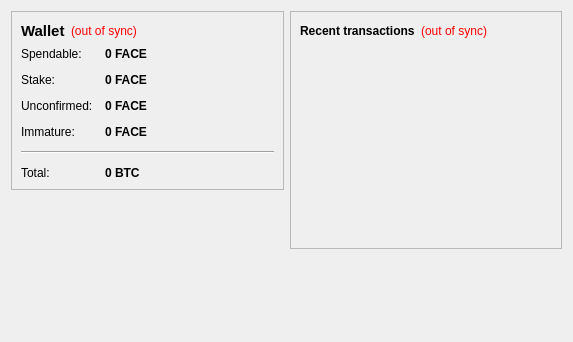
<?xml version="1.0" encoding="UTF-8"?>
<ui version="4.0">
 <class>OverviewPage</class>
 <widget class="QWidget" name="OverviewPage">
  <property name="geometry">
   <rect>
    <x>0</x>
    <y>0</y>
    <width>573</width>
    <height>342</height>
   </rect>
  </property>
  <property name="windowTitle">
   <string>Form</string>
  </property>
  <layout class="QHBoxLayout" name="horizontalLayout" stretch="1,1">
   <item>
    <layout class="QVBoxLayout" name="verticalLayout_2">
     <item>
      <widget class="QFrame" name="frame">
       <property name="frameShape">
        <enum>QFrame::StyledPanel</enum>
       </property>
       <property name="frameShadow">
        <enum>QFrame::Raised</enum>
       </property>
       <layout class="QVBoxLayout" name="verticalLayout_4">
        <item>
         <layout class="QHBoxLayout" name="horizontalLayout_4">
          <item>
           <widget class="QLabel" name="label_5">
            <property name="font">
             <font>
              <pointsize>11</pointsize>
              <weight>75</weight>
              <bold>true</bold>
             </font>
            </property>
            <property name="text">
             <string>Wallet</string>
            </property>
           </widget>
          </item>
          <item>
           <widget class="QLabel" name="labelWalletStatus">
            <property name="toolTip">
             <string>The displayed information may be out of date. Your wallet automatically synchronizes with the FaceCoin network after a connection is established, but this process has not completed yet.</string>
            </property>
            <property name="styleSheet">
             <string notr="true">QLabel { color: red; }</string>
            </property>
            <property name="text">
             <string notr="true">(out of sync)</string>
            </property>
            <property name="alignment">
             <set>Qt::AlignLeading|Qt::AlignLeft|Qt::AlignVCenter</set>
            </property>
           </widget>
          </item>
          <item>
           <spacer name="horizontalSpacer_2">
            <property name="orientation">
             <enum>Qt::Horizontal</enum>
            </property>
            <property name="sizeHint" stdset="0">
             <size>
              <width>40</width>
              <height>20</height>
             </size>
            </property>
           </spacer>
          </item>
         </layout>
        </item>
        <item>
         <layout class="QFormLayout" name="formLayout_2">
          <property name="fieldGrowthPolicy">
           <enum>QFormLayout::AllNonFixedFieldsGrow</enum>
          </property>
          <property name="horizontalSpacing">
           <number>12</number>
          </property>
          <property name="verticalSpacing">
           <number>12</number>
          </property>
          <item row="0" column="0">
           <widget class="QLabel" name="label">
            <property name="text">
             <string>Spendable:</string>
            </property>
           </widget>
          </item>
          <item row="0" column="1">
           <widget class="QLabel" name="labelBalance">
            <property name="font">
             <font>
              <weight>75</weight>
              <bold>true</bold>
             </font>
            </property>
            <property name="cursor">
             <cursorShape>IBeamCursor</cursorShape>
            </property>
            <property name="toolTip">
             <string>Your current spendable balance</string>
            </property>
            <property name="text">
             <string notr="true">0 FACE</string>
            </property>
            <property name="textInteractionFlags">
             <set>Qt::LinksAccessibleByMouse|Qt::TextSelectableByKeyboard|Qt::TextSelectableByMouse</set>
            </property>
           </widget>
          </item>
          <item row="1" column="0">
           <widget class="QLabel" name="label_6">
            <property name="text">
             <string>Stake:</string>
            </property>
           </widget>
          </item>
          <item row="1" column="1">
           <widget class="QLabel" name="labelStake">
            <property name="font">
             <font>
              <weight>75</weight>
              <bold>true</bold>
             </font>
            </property>
            <property name="cursor">
             <cursorShape>IBeamCursor</cursorShape>
            </property>
            <property name="toolTip">
             <string>Total of coins that was staked, and do not yet count toward the current balance</string>
            </property>
            <property name="text">
             <string notr="true">0 FACE</string>
            </property>
            <property name="textInteractionFlags">
             <set>Qt::LinksAccessibleByMouse|Qt::TextSelectableByKeyboard|Qt::TextSelectableByMouse</set>
            </property>
           </widget>
          </item>
          <item row="2" column="0">
           <widget class="QLabel" name="label_3">
            <property name="text">
             <string>Unconfirmed:</string>
            </property>
           </widget>
          </item>
          <item row="2" column="1">
           <widget class="QLabel" name="labelUnconfirmed">
            <property name="font">
             <font>
              <weight>75</weight>
              <bold>true</bold>
             </font>
            </property>
            <property name="cursor">
             <cursorShape>IBeamCursor</cursorShape>
            </property>
            <property name="toolTip">
             <string>Total of transactions that have yet to be confirmed, and do not yet count toward the current balance</string>
            </property>
            <property name="text">
             <string notr="true">0 FACE</string>
            </property>
            <property name="textInteractionFlags">
             <set>Qt::LinksAccessibleByMouse|Qt::TextSelectableByKeyboard|Qt::TextSelectableByMouse</set>
            </property>
           </widget>
          </item>
          <item row="3" column="0">
           <widget class="QLabel" name="labelImmatureText">
            <property name="text">
             <string>Immature:</string>
            </property>
           </widget>
          </item>
          <item row="3" column="1">
           <widget class="QLabel" name="labelImmature">
            <property name="font">
             <font>
              <weight>75</weight>
              <bold>true</bold>
             </font>
            </property>
            <property name="toolTip">
             <string>Mined balance that has not yet matured</string>
            </property>
            <property name="text">
             <string notr="true">0 FACE</string>
            </property>
            <property name="textInteractionFlags">
             <set>Qt::LinksAccessibleByMouse|Qt::TextSelectableByKeyboard|Qt::TextSelectableByMouse</set>
            </property>
           </widget>
          </item>
          <item row="4" column="0" colspan="2">
           <widget class="Line" name="line">
            <property name="orientation">
             <enum>Qt::Horizontal</enum>
            </property>
           </widget>
          </item>
          <item row="5" column="0">
           <widget class="QLabel" name="labelTotalText">
            <property name="text">
             <string>Total:</string>
            </property>
           </widget>
          </item>
          <item row="5" column="1">
           <widget class="QLabel" name="labelTotal">
            <property name="font">
             <font>
              <weight>75</weight>
              <bold>true</bold>
             </font>
            </property>
            <property name="cursor">
             <cursorShape>IBeamCursor</cursorShape>
            </property>
            <property name="toolTip">
             <string>Your current total balance</string>
            </property>
            <property name="text">
             <string notr="true">0 BTC</string>
            </property>
            <property name="textInteractionFlags">
             <set>Qt::LinksAccessibleByMouse|Qt::TextSelectableByKeyboard|Qt::TextSelectableByMouse</set>
            </property>
           </widget>
          </item>
         </layout>
        </item>
       </layout>
      </widget>
     </item>
     <item>
      <spacer name="verticalSpacer">
       <property name="orientation">
        <enum>Qt::Vertical</enum>
       </property>
       <property name="sizeHint" stdset="0">
        <size>
         <width>20</width>
         <height>40</height>
        </size>
       </property>
      </spacer>
     </item>
    </layout>
   </item>
   <item>
    <layout class="QVBoxLayout" name="verticalLayout_3">
     <item>
      <widget class="QFrame" name="frame_2">
       <property name="frameShape">
        <enum>QFrame::StyledPanel</enum>
       </property>
       <property name="frameShadow">
        <enum>QFrame::Raised</enum>
       </property>
       <layout class="QVBoxLayout" name="verticalLayout">
        <item>
         <layout class="QHBoxLayout" name="horizontalLayout_2">
          <item>
           <widget class="QLabel" name="label_4">
            <property name="text">
             <string>&lt;b&gt;Recent transactions&lt;/b&gt;</string>
            </property>
           </widget>
          </item>
          <item>
           <widget class="QLabel" name="labelTransactionsStatus">
            <property name="toolTip">
             <string>The displayed information may be out of date. Your wallet automatically synchronizes with the FaceCoin network after a connection is established, but this process has not completed yet.</string>
            </property>
            <property name="styleSheet">
             <string notr="true">QLabel { color: red; }</string>
            </property>
            <property name="text">
             <string notr="true">(out of sync)</string>
            </property>
            <property name="alignment">
             <set>Qt::AlignRight|Qt::AlignTrailing|Qt::AlignVCenter</set>
            </property>
           </widget>
          </item>
          <item>
           <spacer name="horizontalSpacer">
            <property name="orientation">
             <enum>Qt::Horizontal</enum>
            </property>
            <property name="sizeHint" stdset="0">
             <size>
              <width>40</width>
              <height>20</height>
             </size>
            </property>
           </spacer>
          </item>
         </layout>
        </item>
        <item>
         <widget class="QListView" name="listTransactions">
          <property name="styleSheet">
           <string notr="true">QListView { background: transparent; }</string>
          </property>
          <property name="frameShape">
           <enum>QFrame::NoFrame</enum>
          </property>
          <property name="verticalScrollBarPolicy">
           <enum>Qt::ScrollBarAlwaysOff</enum>
          </property>
          <property name="horizontalScrollBarPolicy">
           <enum>Qt::ScrollBarAlwaysOff</enum>
          </property>
          <property name="selectionMode">
           <enum>QAbstractItemView::NoSelection</enum>
          </property>
         </widget>
        </item>
       </layout>
      </widget>
     </item>
     <item>
      <spacer name="verticalSpacer_2">
       <property name="orientation">
        <enum>Qt::Vertical</enum>
       </property>
       <property name="sizeHint" stdset="0">
        <size>
         <width>20</width>
         <height>40</height>
        </size>
       </property>
      </spacer>
     </item>
    </layout>
   </item>
  </layout>
 </widget>
 <resources/>
 <connections/>
</ui>
